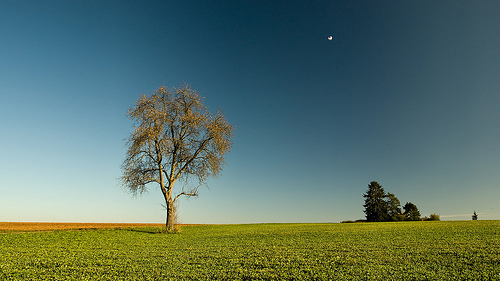
#> input picture P3/countryside.jpg, 500 x 281 px, found by its file name
$ python practica3.py   (Python 2 division)
#> lines starting #> are read from the running program, lines starting #| are printed output that depends on the picture; long printed decimals are rounded
# -*- coding: utf-8 -*-
"""
Created on Tue Nov 24 15:39:20 2015
@author: enrique
"""


from scipy import ndimage
import numpy as np
import math
import matplotlib.pyplot as plt
import matplotlib.image as mpimg
from skimage import io, color, data
import sys
import os
from PIL import Image
from pylab import ion, ioff

def reduccionImagen():
    raiz=os.getcwd()
    print "raiz",raiz

    img = mpimg.imread(raiz+"\countryside.jpg")
#> img is the input picture: shape (281, 500, 3); mean R, G, B 90.9, 115.3, 103.4
    print "shape", img.shape
#| shape (281, 500, 3)
    img3=img
    img4=img

    # [7 lines of commented-out code are left out]


    M=CalculoEnergiaM(img3)
    mldos=funBacktrackingDrIz(M)
    print "mldos", mldos
    ion()
    img4=markPath(img, mldos, mark_as='red')

    plt.figure(1)
    plt.show()
    plt.imshow(img4)

    #plt.figure(2)
    #plt.show()
    #plt.imshow(img3)


def CalculoEnergiaM(img):

    imgScaleGray = color.rgb2gray(img)
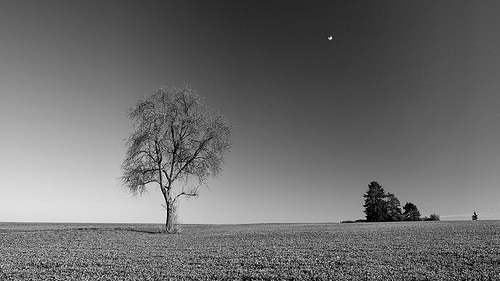
#> imgScaleGray: shape (281, 500) float64; min 0, max 0.996, mean 0.428
    matrix_double=np.array(imgScaleGray).astype("double")

    gX,gY=np.gradient(matrix_double)
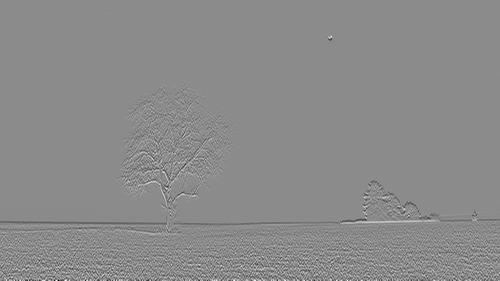
#> gX: shape (281, 500) float64; min -0.738, max 0.616, mean 0.000436; drawn with min black and max white
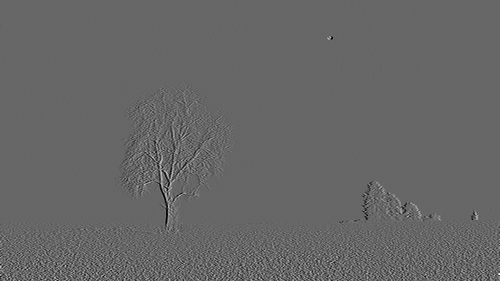
#> gY: shape (281, 500) float64; min -0.455, max 0.672, mean -0.00034; drawn with min black and max white
    gXY=np.abs(gX)+np.abs(gY)
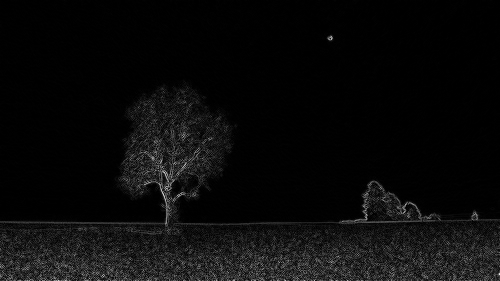
#> gXY: shape (281, 500) float64; min 0, max 0.918, mean 0.0435

    print "gXY", gXY
#> (printed output is left out)


    size_Y=np.shape(gXY)[0]
#> size_Y = 281
    print "size_Y", size_Y
#| size_Y 281
    size_X=np.shape(gXY)[1]
#> size_X = 500
    print "size_X", size_X
#| size_X 500
    M=np.zeros([size_Y,size_X],dtype=float)
    print "M.shape",M.shape
#| M.shape (281, 500)
    for i in range(M.shape[0]):
        for j in range(M.shape[1]):
            if(i==0):
                M[i,j] = gXY[i,j]
            else:
                if(j >= M.shape[0]-1):
                    M[i,j] = gXY[i,j]+min(M[i-1,j-1],M[i-1,j])
                else:
                    M[i,j]=gXY[i,j]+min(M[i-1,j-1],M[i-1,j],M[i-1,j+1])
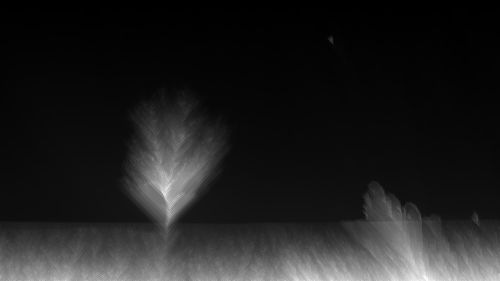
#> M: shape (281, 500) float64; min 0, max 7.49, mean 0.937; drawn with min black and max white
    print "M", M
#> (printed output is left out)
    return M


# [14 lines left out: function reducir, not called in this run]

def funBacktrackingDrIz(matrixM):
    print "matrixM.shape", matrixM.shape
#| matrixM.shape (281, 500)

    m3l=np.zeros((matrixM.shape[1],2),dtype=int)

    print "m3l", m3l.shape
#| m3l (500, 2)

    print "M1", matrixM.shape[0]
#| M1 281

    minimoColumna = np.min(matrixM[:,matrixM.shape[1]-1])
#> minimoColumna = 0.00114
    pos = np.where(minimoColumna==matrixM[:,matrixM.shape[1]-1])
#> pos = ([0],)
    print "minimo", minimoColumna, "posicion", pos
#| minimo 0.001139 posicion (array([0]),)

    fila,columna=pos[0][0],matrixM.shape[1]-1
#> fila = 0; columna = 499

    print "fila,columna", fila, columna
#| fila,columna 0 499

    columnaRecorrido=columna
#> columnaRecorrido = 499
    while(columnaRecorrido!=-1):
        m3l[columna,0]=fila
        m3l[columna,1]=columna
        minimoColumna = min(matrixM[fila-1,columna-1],matrixM[fila,columna-1],matrixM[fila+1,columna-1])
        pos = np.where(minimoColumna==matrixM[:,columna-1])
        fila,columna=pos[0][0],columna-1
        columnaRecorrido-=1
#> this loop made 500 passes
#> (minimoColumna, pos, fila, columna, columnaRecorrido) on passes 1 to 3: (0.000986, ([0],), 0, 498, 498), (0.00296, ([0, 1],), 0, 497, 497), (0.00197, ([0],), 0, 496, 496)
#> after the loop, columnaRecorrido = -1; m3l = 500 pairs, first value 0 to 3, second value 0 to 499

    print "m3l", m3l
#> (printed output is left out)
#> in reduccionImagen, `mldos=funBacktrackingDrIz(M)`: mldos has the same summary as m3l in funBacktrackingDrIz

    return m3l


# [30 lines left out: function funBacktrackingAbAr, not called in this run]


def markPath(mat, path, mark_as='red'):
#> called with path = array of shape (500, 2), mark_as = 'red'
    assert mark_as in ['red','green','blue','black','white']

    if len(mat.shape) == 2:
        mat = color.gray2rgb(mat)

    ret = np.zeros(mat.shape)
    ret[:,:,:] = mat[:,:,:]

    # Preprocess image
    if np.max(ret) < 1.1 or np.max(ret) > 256: # matrix is in float numbers
        ret -= np.min(ret)
        ret /= np.max(ret)
        ret *= 256

    # Determinate components
    if mark_as == 'red':
        r,g,b = 255,0,0
    elif mark_as == 'green':
        r,g,b = 0,255,0
    elif mark_as == 'blue':
        r,g,b = 0,0,255
    elif mark_as == 'white':
        r,g,b = 255,255,255
    elif mark_as == 'black':
        r,b,b = 0,0,0

    # Place R,G,B
    for i in path:
        ret[i[0],i[1],0] = r
        ret[i[0],i[1],1] = g
        ret[i[0],i[1],2] = b
#> this loop made 500 passes
#> i on passes 1 to 3: [0, 0], [0, 1], [0, 2]
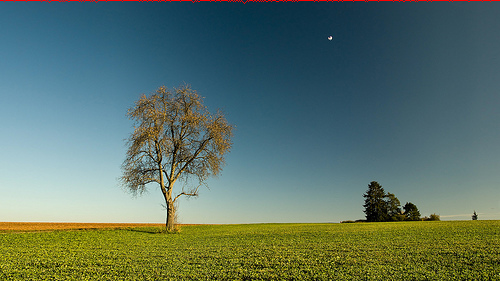
#> ret: shape (281, 500, 3) float64; mean R, G, B 91.7, 115, 103.1
    return ret.astype('uint8')


reduccionImagen()
